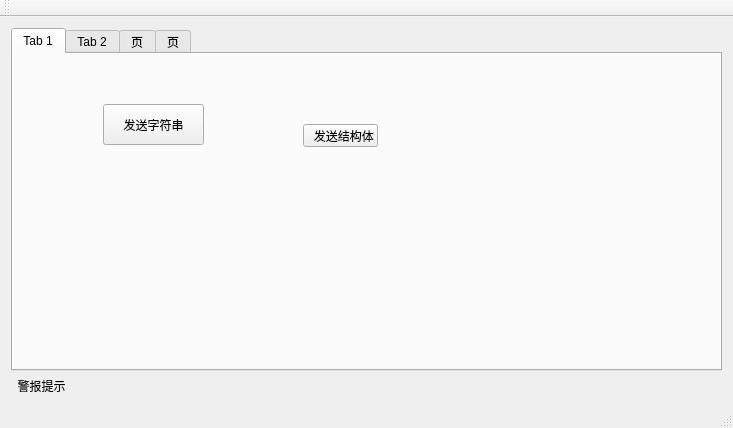
<?xml version="1.0" encoding="UTF-8"?>
<ui version="4.0">
 <class>KzaMainWindow</class>
 <widget class="QMainWindow" name="KzaMainWindow">
  <property name="geometry">
   <rect>
    <x>0</x>
    <y>0</y>
    <width>733</width>
    <height>428</height>
   </rect>
  </property>
  <property name="windowTitle">
   <string>KzaMainWindow</string>
  </property>
  <widget class="QWidget" name="centralWidget">
   <layout class="QGridLayout" name="gridLayout">
    <item row="0" column="0">
     <widget class="QTabWidget" name="tabWidget">
      <property name="currentIndex">
       <number>0</number>
      </property>
      <widget class="QWidget" name="tab">
       <attribute name="title">
        <string>Tab 1</string>
       </attribute>
       <widget class="QPushButton" name="pushButton">
        <property name="geometry">
         <rect>
          <x>90</x>
          <y>50</y>
          <width>101</width>
          <height>41</height>
         </rect>
        </property>
        <property name="text">
         <string>发送字符串</string>
        </property>
       </widget>
       <widget class="QPushButton" name="pushButton_2">
        <property name="geometry">
         <rect>
          <x>290</x>
          <y>70</y>
          <width>75</width>
          <height>23</height>
         </rect>
        </property>
        <property name="text">
         <string>  发送结构体</string>
        </property>
       </widget>
      </widget>
      <widget class="QWidget" name="tab_2">
       <attribute name="title">
        <string>Tab 2</string>
       </attribute>
      </widget>
      <widget class="QWidget" name="tab_3">
       <attribute name="title">
        <string>页</string>
       </attribute>
      </widget>
      <widget class="QWidget" name="tab_4">
       <attribute name="title">
        <string>页</string>
       </attribute>
      </widget>
     </widget>
    </item>
    <item row="1" column="0">
     <widget class="QLabel" name="label">
      <property name="text">
       <string>  警报提示</string>
      </property>
     </widget>
    </item>
   </layout>
  </widget>
  <widget class="QMenuBar" name="menuBar">
   <property name="geometry">
    <rect>
     <x>0</x>
     <y>0</y>
     <width>733</width>
     <height>23</height>
    </rect>
   </property>
  </widget>
  <widget class="QToolBar" name="mainToolBar">
   <attribute name="toolBarArea">
    <enum>TopToolBarArea</enum>
   </attribute>
   <attribute name="toolBarBreak">
    <bool>false</bool>
   </attribute>
  </widget>
  <widget class="QStatusBar" name="statusBar"/>
 </widget>
 <layoutdefault spacing="6" margin="11"/>
 <resources/>
 <connections/>
</ui>
